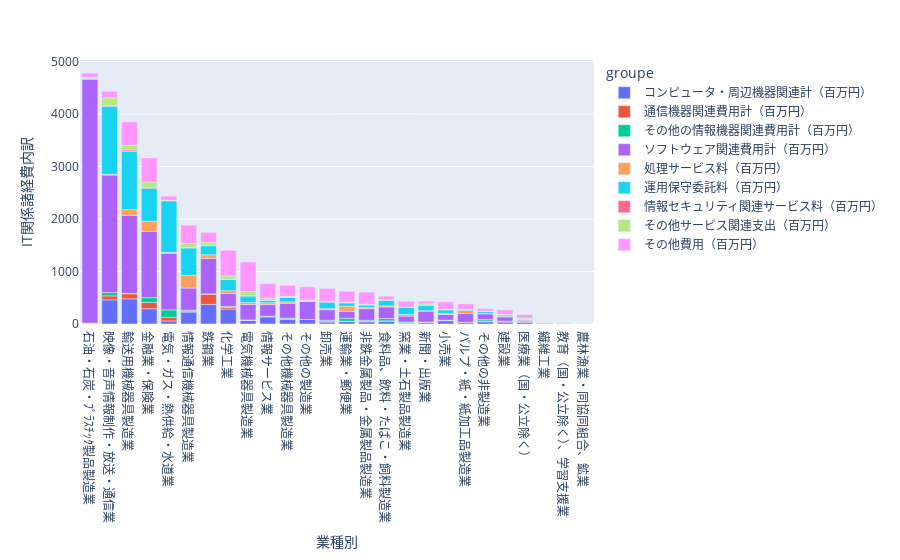
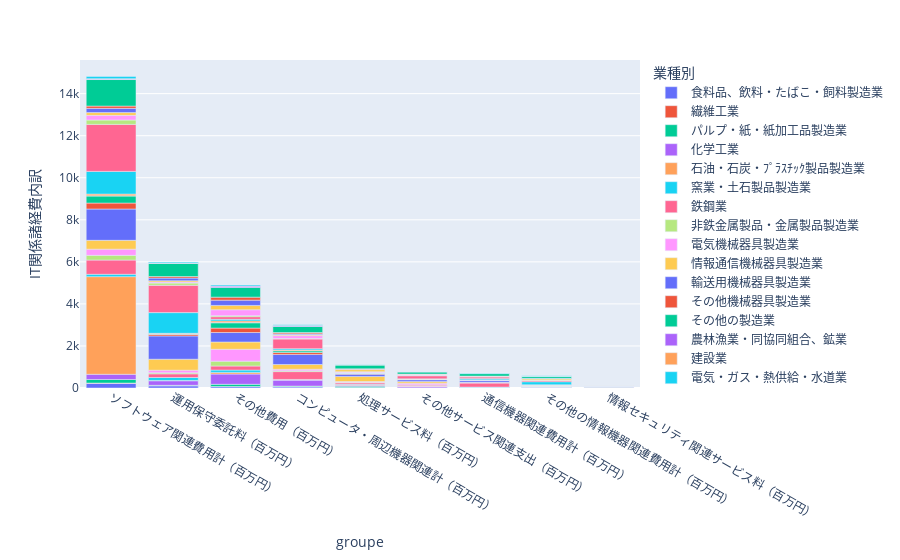
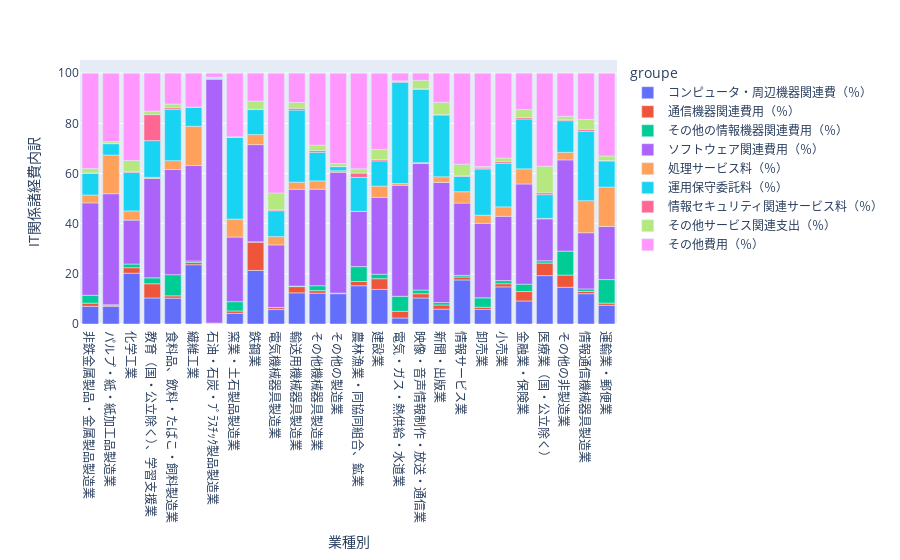
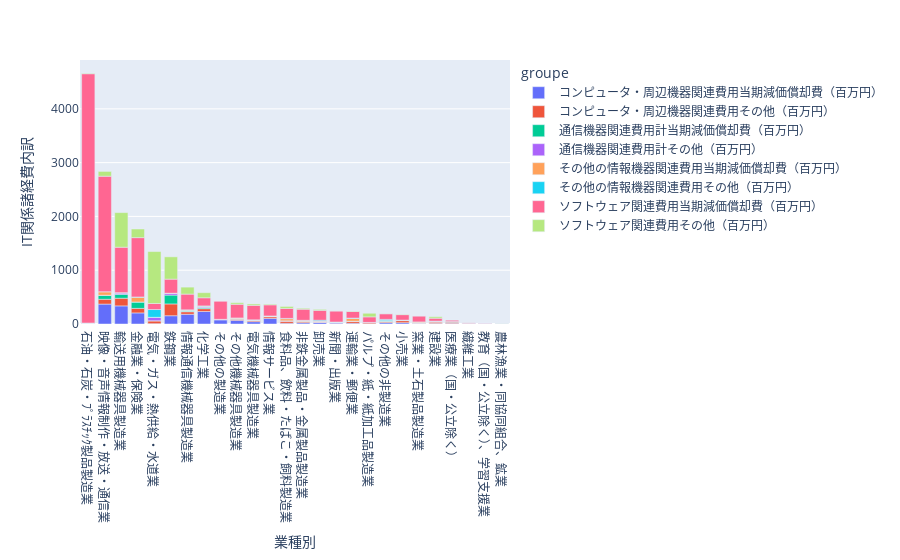

Notebook code for these charts, in order:
### Markdown cell above
## IT関係諸経費内訳

### Code cell
#可視化必要データへ整形
#必要カラム抽出 産業における従業者一人当たりIT関係諸経費ムのみ抽出
df_v4_1tbl_melt_v2 = df_v4_1tbl_melt[(df_v4_1tbl_melt['groupe'] == 'コンピュータ・周辺機器関連計（百万円）') | (
        df_v4_1tbl_melt['groupe'] ==  '通信機器関連費用計（百万円）')  |(
        df_v4_1tbl_melt['groupe'] ==  'その他の情報機器関連費用計（百万円）')|(
        df_v4_1tbl_melt['groupe'] ==  'ソフトウェア関連費用計（百万円）')|(
        df_v4_1tbl_melt['groupe'] ==  '処理サービス料（百万円）')|(
        df_v4_1tbl_melt['groupe'] ==  '運用保守委託料（百万円）')|(
        df_v4_1tbl_melt['groupe'] ==  '情報セキュリティ関連サービス料（百万円）')|(
        df_v4_1tbl_melt['groupe'] ==  'その他サービス関連支出（百万円）')|(
        df_v4_1tbl_melt['groupe'] ==  'その他費用（百万円）')
     ]

fig = px.bar(df_v4_1tbl_melt_v2, x='業種別',y ='value',color='groupe')

fig.update_yaxes(title_text="IT関係諸経費内訳")

#データを並び替え
fig.update_layout(xaxis={'categoryorder':'total descending'})

#グラフの表示
fig.show()

fig2 = px.bar(df_v4_1tbl_melt_v2, x='groupe',y ='value',color='業種別')


fig2.update_yaxes(title_text="IT関係諸経費内訳")

#データを並び替え
fig2.update_layout(xaxis={'categoryorder':'total descending'})

#グラフの表示
fig2.show()

#ソフトウェア費用など減価償却かそれ以外かを確認する。
#必要カラ## 産業における従業者一人当たりIT関係諸経費のみ抽出
df_v4_1tbl_melt_v3 = df_v4_1tbl_melt[(df_v4_1tbl_melt['groupe'] == 'コンピュータ・周辺機器関連費（％）') | (
        df_v4_1tbl_melt['groupe'] ==  '通信機器関連費用（％）')  |(
        df_v4_1tbl_melt['groupe'] ==  'その他の情報機器関連費用（％）')|(
        df_v4_1tbl_melt['groupe'] ==  'ソフトウェア関連費用（％）')|(
        df_v4_1tbl_melt['groupe'] ==  '処理サービス料（％）')|(
        df_v4_1tbl_melt['groupe'] ==  '運用保守委託料（％）')|(
        df_v4_1tbl_melt['groupe'] ==  '情報セキュリティ関連サービス料（％）')|(
        df_v4_1tbl_melt['groupe'] ==  'その他サービス関連支出（％）')|(
        df_v4_1tbl_melt['groupe'] ==  'その他費用（％）')
     ]

fig3 = px.bar(df_v4_1tbl_melt_v3, x='業種別',y ='value',color='groupe')

fig3.update_yaxes(title_text="IT関係諸経費内訳")

#データを並び替え
fig3.update_layout(xaxis={'categoryorder':'total descending'})

#グラフの表示
fig3.show()



#必要カラム抽出　産業における従業者一人当たりIT関係諸経費ムのみ抽出
df_v4_1tbl_melt_v4 = df_v4_1tbl_melt[(df_v4_1tbl_melt['groupe'] == 'コンピュータ・周辺機器関連費用当期減価償却費（百万円）') | (
        df_v4_1tbl_melt['groupe'] ==  'コンピュータ・周辺機器関連費用その他（百万円）')  |(
        df_v4_1tbl_melt['groupe'] ==  '通信機器関連費用計当期減価償却費（百万円）')|(
        df_v4_1tbl_melt['groupe'] ==  '通信機器関連費用計その他（百万円）')|(
        df_v4_1tbl_melt['groupe'] ==  'その他の情報機器関連費用当期減価償却費（百万円）')|(
        df_v4_1tbl_melt['groupe'] ==  'その他の情報機器関連費用その他（百万円）')|(
        df_v4_1tbl_melt['groupe'] ==  'ソフトウェア関連費用当期減価償却費（百万円）')|(
        df_v4_1tbl_melt['groupe'] ==  'ソフトウェア関連費用その他（百万円）')
     ]

fig4 = px.bar(df_v4_1tbl_melt_v4, x='業種別',y ='value',color='groupe')

fig4.update_yaxes(title_text="IT関係諸経費内訳")

#データを並び替え
fig4.update_layout(xaxis={'categoryorder':'total descending'})

#グラフの表示
fig4.show()



#１、２、３コンピュータや通信機器などハードでよりフトウェア関連費用と運用保守委託料の占める割合が高い
#　　　石油石炭製造業でソフトウェアがダントツ高いのは何故？３でみるとほぼソフトウェアの減価償却なので、過去の大型ソフトウェアの償却で苦しめられてる？
#４．電気・輸送・鉄鋼は、減価償却以外のソフトウェア関連費用が大きい
